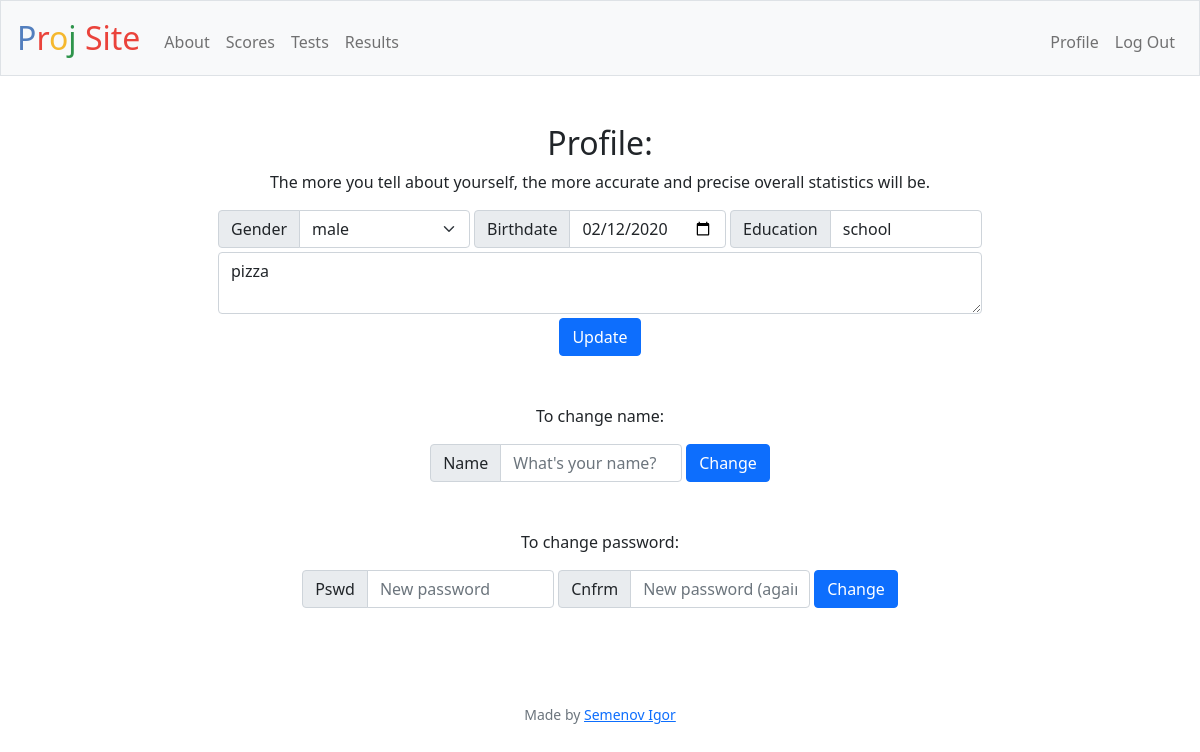
Screenshot of /profile (signed in) with the database file from the repository.
### tables this page shows
CREATE TABLE profiles(users_id INTEGER PRIMARY KEY, name TEXT, gender TEXT, birthdate TEXT, education TEXT, bio TEXT, CONSTRAINT fk_users FOREIGN KEY(users_id) REFERENCES users(id) ON DELETE CASCADE);

### app.py (the view)
@app.route("/profile", methods=["GET"])
@login_required
def profile():
    profile = db_execute(SQLITE_DB, "SELECT * FROM profiles WHERE users_id = ?;", (session["user_id"],))
    profile["gender_list"] = GENDER_LIST
    return render_template("profile.html", profile=profile)

### app.py (called while the page is built)
@app.after_request
def after_request(response):
    response.headers["Cache-Control"] = "no-cache, no-store, must-revalidate"
    response.headers["Expires"] = 0
    response.headers["Pragma"] = "no-cache"
    return response

### helpers.py (called while the page is built)
def login_required(f):
    @wraps(f)
    def decorated_function(*args, **kwargs):
        if session.get("user_id") is None:
            return redirect("/login")
        return f(*args, **kwargs)
    return decorated_function

def db_execute(db, query, args=(), fetchone=True):
    with closing(sqlite3.connect(db)) as conn: # auto-closes
        with conn: # auto-commits
            with closing(conn.cursor()) as cursor: # auto-closes
                cursor.execute(query, args)
                if any(key in query for key in ["INSERT", "REPLACE"]):
                    return cursor.lastrowid
                rv = [dict((cursor.description[idx][0], value) for idx, value in enumerate(row)) for row in cursor.fetchall()]
                return (rv[0] if rv else None) if fetchone else rv

### templates/profile.html (shortened to what this page needs)
{% extends "layout.html" %}
{% block head %}
    <link href={{ url_for('static', filename='profile.css') }} rel="stylesheet">
{% endblock %}
{% block main %}
    <h2>Profile:</h2>
    <div class="container-fluid mb-5">
        <p>The more you tell about yourself, the more accurate and precise overall statistics will be.</p>
        <form action="/update_profile" method="post" id="formUpdateProfile">
            <div class="row row-cols-lg-1 g-1 mb-1 justify-content-center">
                <div class="col-lg-3">
                    <div class="input-group">
                        <div class="input-group-text">Gender</div>
                        <select class="form-select" name="gender">
                            {% for gender in profile.gender_list %}
                            <option value="{{ gender }}" {% if profile.gender == gender %}selected{% endif %}>{{ gender }}</option>
                            {% endfor %}
                        </select>
                    </div>
                </div>
                <div class="col-lg-3">
                    <div class="input-group">
                        <div class="input-group-text">Birthdate</div>
                        <input class="form-control" name="birthdate" value="{% if profile.birthdate %}{{ profile.birthdate }}{% endif %}" type="date">
                    </div>
                </div>
                <div class="col-lg-3">
                    <div class="input-group">
                        <div class="input-group-text">Education</div>
                        <input class="form-control" name="education" autocomplete="off" placeholder="Education" value="{% if profile.education %}{{ profile.education }}{% endif %}" type="text">
                    </div>
                </div>
            </div>
            <div class="row row-cols-lg-2 g-1 mb-1 justify-content-center">
                <div class="col-lg-1"></div>
                <div class="col-lg-9">
                    <div class="input group">
                        <textarea class="form-control" name="bio" placeholder="What do you like?">{% if profile.bio %}{{ profile.bio }}{% endif %}</textarea>
                    </div>
                </div>
                <div class="col-lg-1"></div>
            </div>
            <div class="row row-cols-lg-3 g-1 justify-content-center">
                <div class="col-12">
                    <button class="btn btn-primary" type="submit">Update</button>
                </div>
            </div>
        </form>
    </div>
    <div class="container-fluid mb-5">
        <p>To change name:</p>
        <form class="row row-cols-lg-auto g-1 justify-content-center" action="/update_name" method="post" id="formUpdateName">
            <div class="col-lg-3">
                <div class="input-group">
                    <div class="input-group-text">Name</div>
                    <input class="form-control" name="name" autocomplete="off" placeholder="What's your name?" value="{% if profile.name %}{{ profile.name }}{% endif %}" type="text">
                </div>
            </div>
            <div class="col-lg-0">
                <button class="btn btn-primary" type="submit">Change</button>
            </div>
        </form>
    </div>
    <div class="container-fluid mb-5">
        <p>To change password:</p>
        <form class="row row-cols-lg-auto g-1 justify-content-center" action="/update_password" method="post" id="formUpdatePassword">
            <div class="col-lg-3">
                <div class="input-group">
                    <div class="input-group-text">Pswd</div>
                    <input class="form-control" name="password" placeholder="New password" type="password">
                </div>
            </div>
            <div class="col-lg-3">
                <div class="input-group">
                    <div class="input-group-text">Cnfrm</div>
                    <input class="form-control" name="confirmation" placeholder="New password (again)" type="password">
                </div>
            </div>
            <div class="col-lg-0">
                <button class="btn btn-primary" type="submit">Change</button>
            </div>
        </form>
    </div>
{% endblock %}

### rows the page displays
profiles: gender "male", birthdate "02/12/2020", education "school", bio "pizza"

### other values shown
{{ caption }} "About" "Scores" "Tests"
